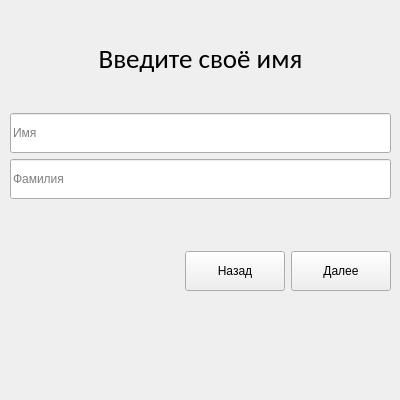
   <widget class="QWidget" name="create_name">
    <widget class="QWidget" name="verticalLayoutWidget_2">
     <property name="geometry">
      <rect>
       <x>10</x>
       <y>10</y>
       <width>381</width>
       <height>381</height>
      </rect>
     </property>
     <layout class="QVBoxLayout" name="verticalLayout_4">
      <item>
       <widget class="QLabel" name="name_label">
        <property name="minimumSize">
         <size>
          <width>0</width>
          <height>97</height>
         </size>
        </property>
        <property name="maximumSize">
         <size>
          <width>16777215</width>
          <height>97</height>
         </size>
        </property>
        <property name="font">
         <font>
          <family>Calibri</family>
          <pointsize>20</pointsize>
         </font>
        </property>
        <property name="text">
         <string>Введите своё имя</string>
        </property>
        <property name="alignment">
         <set>Qt::AlignCenter</set>
        </property>
       </widget>
      </item>
      <item>
       <widget class="QLineEdit" name="name_edit">
        <property name="minimumSize">
         <size>
          <width>0</width>
          <height>40</height>
         </size>
        </property>
        <property name="text">
         <string/>
        </property>
        <property name="placeholderText">
         <string>Имя</string>
        </property>
       </widget>
      </item>
      <item>
       <widget class="QLineEdit" name="surname_edit">
        <property name="minimumSize">
         <size>
          <width>0</width>
          <height>40</height>
         </size>
        </property>
        <property name="placeholderText">
         <string>Фамилия</string>
        </property>
       </widget>
      </item>
      <item>
       <widget class="QLabel" name="name_error_label">
        <property name="minimumSize">
         <size>
          <width>0</width>
          <height>40</height>
         </size>
        </property>
        <property name="text">
         <string/>
        </property>
       </widget>
      </item>
      <item>
       <layout class="QHBoxLayout" name="horizontalLayout_3">
        <item>
         <spacer name="horizontalSpacer_3">
          <property name="orientation">
           <enum>Qt::Horizontal</enum>
          </property>
          <property name="sizeHint" stdset="0">
           <size>
            <width>40</width>
            <height>20</height>
           </size>
          </property>
         </spacer>
        </item>
        <item>
         <widget class="QPushButton" name="name_back_btn">
          <property name="minimumSize">
           <size>
            <width>100</width>
            <height>40</height>
           </size>
          </property>
          <property name="text">
           <string>Назад</string>
          </property>
         </widget>
        </item>
        <item>
         <widget class="QPushButton" name="name_next_btn">
          <property name="minimumSize">
           <size>
            <width>100</width>
            <height>40</height>
           </size>
          </property>
          <property name="text">
           <string>Далее</string>
          </property>
         </widget>
        </item>
       </layout>
      </item>
      <item>
       <spacer name="verticalSpacer_2">
        <property name="orientation">
         <enum>Qt::Vertical</enum>
        </property>
        <property name="sizeHint" stdset="0">
         <size>
          <width>20</width>
          <height>40</height>
         </size>
        </property>
       </spacer>
      </item>
     </layout>
    </widget>
   </widget>
